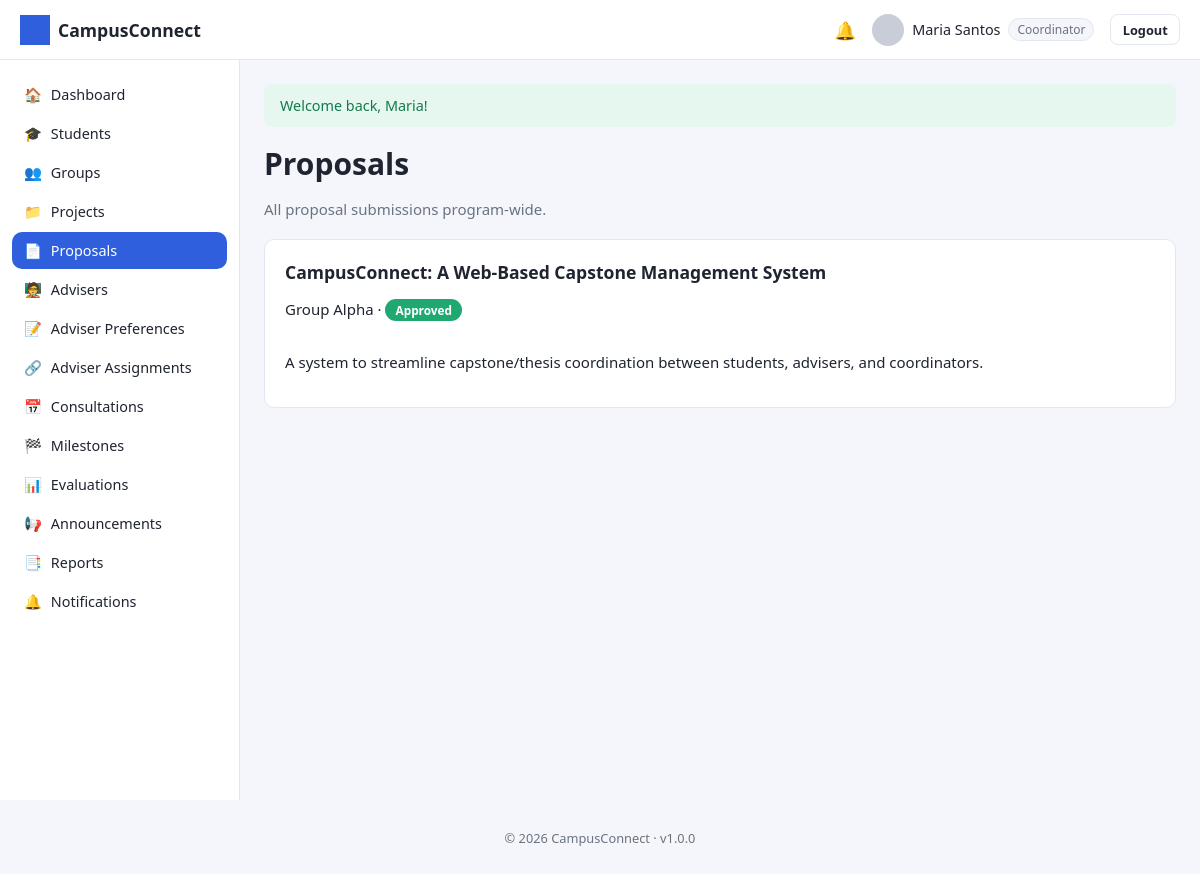
The app's page /coordinator/proposals.php (signed in) with its own data.
### tables this page shows
CREATE TABLE users (
    user_id INT AUTO_INCREMENT PRIMARY KEY,
    role_id INT NOT NULL,
    id_number VARCHAR(50) UNIQUE,
    first_name VARCHAR(100) NOT NULL,
    last_name VARCHAR(100) NOT NULL,
    email VARCHAR(150) NOT NULL UNIQUE,
    password_hash VARCHAR(255) NOT NULL,
    program VARCHAR(150) DEFAULT NULL,
    department VARCHAR(150) DEFAULT NULL,
    profile_photo VARCHAR(255) DEFAULT 'default-profile.png',
    contact_number VARCHAR(30) DEFAULT NULL,
    status ENUM('active','inactive','suspended') DEFAULT 'active',
    remember_token VARCHAR(255) DEFAULT NULL,
    reset_token VARCHAR(255) DEFAULT NULL,
    reset_token_expires DATETIME DEFAULT NULL,
    created_at TIMESTAMP DEFAULT CURRENT_TIMESTAMP,
    updated_at TIMESTAMP DEFAULT CURRENT_TIMESTAMP ON UPDATE CURRENT_TIMESTAMP,
    FOREIGN KEY (role_id) REFERENCES roles(role_id)
);

CREATE TABLE proposals (
    proposal_id INT AUTO_INCREMENT PRIMARY KEY,
    group_id INT NOT NULL,
    title VARCHAR(255) NOT NULL,
    abstract TEXT,
    file_path VARCHAR(255) DEFAULT NULL,
    status ENUM('draft','submitted','under_review','approved','revision','rejected') DEFAULT 'draft',
    submitted_at DATETIME DEFAULT NULL,
    reviewed_by INT DEFAULT NULL,
    review_comments TEXT,
    created_at TIMESTAMP DEFAULT CURRENT_TIMESTAMP,
    updated_at TIMESTAMP DEFAULT CURRENT_TIMESTAMP ON UPDATE CURRENT_TIMESTAMP,
    FOREIGN KEY (group_id) REFERENCES `groups`(group_id) ON DELETE CASCADE,
    FOREIGN KEY (reviewed_by) REFERENCES users(user_id)
);

CREATE TABLE `groups` (
    group_id INT AUTO_INCREMENT PRIMARY KEY,
    group_name VARCHAR(150) NOT NULL,
    group_code VARCHAR(20) UNIQUE,
    leader_id INT NOT NULL,
    adviser_id INT DEFAULT NULL,
    status ENUM('forming','active','disbanded') DEFAULT 'forming',
    created_at TIMESTAMP DEFAULT CURRENT_TIMESTAMP,
    FOREIGN KEY (leader_id) REFERENCES users(user_id),
    FOREIGN KEY (adviser_id) REFERENCES users(user_id)
);

### config/database.php (called while the page is built, shortened)
<?php
function getDB(): PDO
{
    static $pdo = null;
    if ($pdo === null) {
        $dsn = 'mysql:host=' . DB_HOST . ';dbname=' . DB_NAME . ';charset=' . DB_CHARSET;
        $options = [
            PDO::ATTR_ERRMODE            => PDO::ERRMODE_EXCEPTION,
            PDO::ATTR_DEFAULT_FETCH_MODE => PDO::FETCH_ASSOC,
            PDO::ATTR_EMULATE_PREPARES   => false,
        ];
        try {
            $pdo = new PDO($dsn, DB_USER, DB_PASS, $options);
        } catch (PDOException $e) {
            error_log('Database connection failed: ' . $e->getMessage());
            die('Database connection failed. Please try again later or contact the administrator.');
        }
    }
    return $pdo;
}

### coordinator/proposals.php (the view, shortened to what this page needs)
<?php
require_once __DIR__ . '/../config/database.php';
require_once __DIR__ . '/../includes/functions.php';
$db = getDB();
$proposals = $db->query("SELECT p.*, g.group_name FROM proposals p JOIN `groups` g ON g.group_id = p.group_id ORDER BY p.created_at DESC")->fetchAll();
include __DIR__ . '/../includes/header.php';
?>
<div class="page-header"><div><h1>Proposals</h1><p>All proposal submissions program-wide.</p></div></div>
<?php if (!$proposals): ?>
<div class="card empty-state"><p>No proposals yet.</p></div>
<?php else: ?>
<?php foreach ($proposals as $p): ?>
<div class="card">
    <div class="card-header"><div><h3><?= e($p['title']) ?></h3><p class="stat-label"><?= e($p['group_name']) ?> · <?= statusBadge($p['status']) ?></p></div></div>
    <p><?= nl2br(e($p['abstract'])) ?></p>
</div>
<?php endforeach; ?>
<?php endif; ?>
<?php include __DIR__ . '/../includes/footer.php'; ?>

### includes/navbar.php (shortened to what this page needs)
<?php
$navUser = currentUser();
$unread  = $navUser ? unreadNotificationCount((int) $navUser['user_id']) : 0;
$roleName = currentRoleName();
?>
<header class="navbar">
    <div class="navbar-brand">
        <img src="<?= BASE_URL ?>/assets/images/logo.png" alt="<?= e(APP_NAME) ?>" class="navbar-logo">
        <span><?= e(APP_NAME) ?></span>
    </div>
    <div class="navbar-right">
        <a class="navbar-icon" href="<?= BASE_URL ?>/<?= e($roleName) ?>/notifications<?= $roleName === 'student' ? '/index.php' : '.php' ?>" title="Notifications">
            🔔<?php if ($unread > 0): ?><span class="badge-dot"><?= $unread ?></span><?php endif; ?>
        </a>
        <div class="navbar-user">
            <img src="<?= BASE_URL ?>/assets/images/<?= e($navUser['profile_photo'] ?? 'default-profile.png') ?>" class="navbar-avatar" alt="Profile">
            <span><?= e(($navUser['first_name'] ?? '') . ' ' . ($navUser['last_name'] ?? '')) ?></span>
            <span class="role-tag"><?= e(ucfirst($roleName ?? '')) ?></span>
        </div>
        <a class="btn btn-sm btn-outline" href="<?= BASE_URL ?>/logout.php">Logout</a>
    </div>
</header>

### includes/functions.php (shortened to what this page needs)
<?php
function e(?string $value): string
{
    return htmlspecialchars($value ?? '', ENT_QUOTES, 'UTF-8');
}
function isLoggedIn(): bool
{
    return !empty($_SESSION['user_id']);
}
function currentRoleId(): ?int
{
    return $_SESSION['role_id'] ?? null;
}
function currentRoleName(): ?string
{
    $roleId = currentRoleId();
    return $roleId ? (ROLE_NAMES[$roleId] ?? null) : null;
}
function currentUser(): ?array
{
    $stmt = getDB()->prepare('SELECT * FROM users WHERE user_id = ? LIMIT 1');
    $stmt->execute([$_SESSION['user_id']]);
    $user = $stmt->fetch() ?: null;
    return $user;
}
function statusBadge(string $status): string
{
    $map = [
        'pending'      => 'secondary',
        'approved'     => 'success',
        'rejected'     => 'danger',
        'draft'        => 'secondary',
        'submitted'    => 'info',
        'under_review' => 'warning',
        'revision'     => 'warning',
        'in_progress'  => 'primary',
        'completed'    => 'success',
        'active'       => 'success',
        'inactive'     => 'secondary',
        'cancelled'    => 'danger',
        'overdue'      => 'danger',
    ];
    $class = $map[$status] ?? 'secondary';
    $label = ucwords(str_replace('_', ' ', $status));
    return '<span class="badge badge-' . $class . '">' . e($label) . '</span>';
}

### assets/css/style.css (style rules this page uses)
:root { --primary: #2f5fdd; --primary-dark: #23439e; --success: #1fa971; --danger: #e0413a; --warning: #e0a13a; --info: #3aa9e0; --secondary: #6b7280; --bg: #f4f6fb; --card-bg: #ffffff; --border: #e3e7ef; --text: #1f2430; --text-muted: #6b7280; --sidebar-width: 240px; --navbar-height: 60px; --radius: 10px; }
* { box-sizing: border-box; }
body { margin: 0; font-family: 'Segoe UI', Roboto, Helvetica, Arial, sans-serif; background: var(--bg); color: var(--text); font-size: 15px; }
a { color: var(--primary); text-decoration: none; }
h1, h2, h3, h4 { margin: 0 0 .5em; font-weight: 600; }
.app-shell { padding-top: var(--navbar-height); }
.navbar { position: fixed; top: 0; left: 0; right: 0; height: var(--navbar-height); background: var(--card-bg); border-bottom: 1px solid var(--border); display: flex; align-items: center; justify-content: space-between; padding: 0 1.25rem; z-index: 100; }
.navbar-brand { display: flex; align-items: center; gap: .5rem; font-weight: 700; font-size: 1.1rem; }
.navbar-logo { height: 30px; width: 30px; object-fit: contain; }
.navbar-right { display: flex; align-items: center; gap: 1rem; }
.navbar-icon { position: relative; font-size: 1.1rem; }
.navbar-user { display: flex; align-items: center; gap: .5rem; font-size: .9rem; }
.navbar-avatar { width: 32px; height: 32px; border-radius: 50%; object-fit: cover; }
.role-tag { background: var(--bg); border: 1px solid var(--border); border-radius: 20px; padding: 2px 8px; font-size: .75rem; color: var(--text-muted); }
.btn { display: inline-block; padding: .6rem 1.1rem; border-radius: 8px; border: 1px solid transparent; font-size: .9rem; font-weight: 600; cursor: pointer; text-align: center; }
.btn-sm { padding: .35rem .7rem; font-size: .8rem; }
.btn-outline { background: transparent; border-color: var(--border); color: var(--text); }
.card { background: var(--card-bg); border: 1px solid var(--border); border-radius: var(--radius); padding: 1.25rem; margin-bottom: 1.25rem; }
.card-header { display: flex; align-items: center; justify-content: space-between; margin-bottom: 1rem; }
.badge { display: inline-block; padding: 3px 10px; border-radius: 20px; font-size: .74rem; font-weight: 600; color: #fff; }
.badge-success { background: var(--success); }
.page-header { display: flex; align-items: center; justify-content: space-between; margin-bottom: 1.25rem; flex-wrap: wrap; gap: .75rem; }
.page-header p { color: var(--text-muted); margin: .2rem 0 0; }

### records on screen
users: profile_photo (placeholder picture), first_name+last_name "Maria Santos"
proposals: title "CampusConnect: A Web-Based Capstone Management System", group.group_name "Group Alpha", status "Approved", abstract "A system to streamline capstone/thesis coordination between students, advisers, and coordinators."

### other values on screen
APP_NAME "CampusConnect"
$roleName "Coordinator"
$icon "🏠"
$label "Dashboard"
$icon "🎓"
$label "Students"
$icon "👥"
$label "Groups"
$icon "📁"
$label "Projects"
$icon "📄"
$label "Proposals"
$icon "🧑‍🏫"
$label "Advisers"
$icon "📝"
